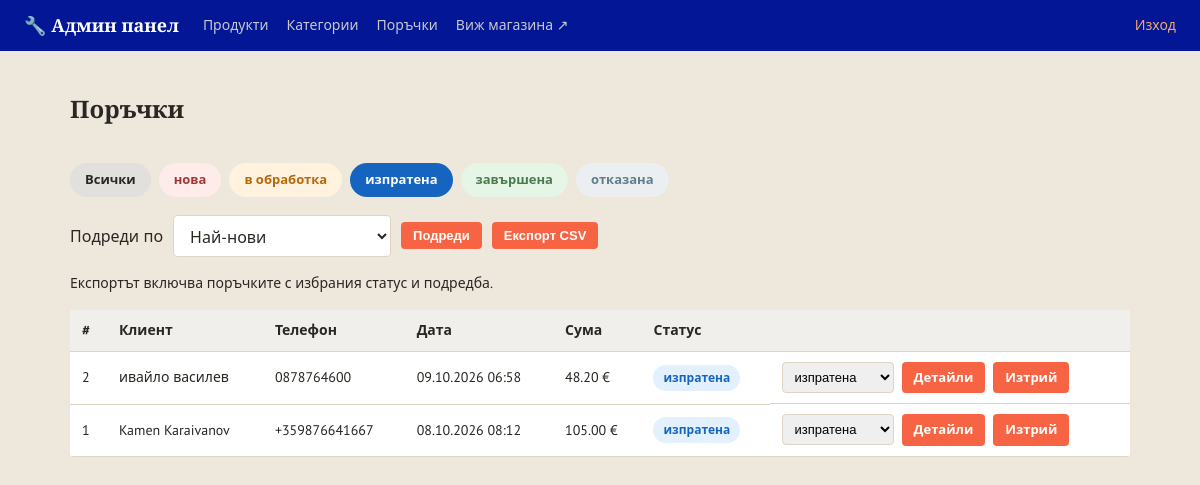
Screenshot of /admin/orders?status=изпратена&sort=newest (signed in) with the database file from the repository.
### models.py (models this page shows)
class Order(db.Model):
    __tablename__ = 'orders'
    STATUSES = ['нова', 'в обработка', 'изпратена', 'завършена', 'отказана']
    id = db.Column(db.Integer, primary_key=True)
    customer_name = db.Column(db.String(150), nullable=False)
    phone = db.Column(db.String(50), nullable=False)
    address = db.Column(db.String(300), nullable=False)
    email = db.Column(db.String(150), default='')
    total = db.Column(db.Float, nullable=False)
    status = db.Column(db.String(30), default='нова', nullable=False)
    created_at = db.Column(db.DateTime, default=datetime.utcnow)
    items = db.relationship('OrderItem', backref='order', lazy=True)

### app.py (the view)
@app.route('/admin/orders')
@admin_required
def admin_orders():
    orders, sort, status_filter = selected_orders()
    return render_template('admin/orders.html', orders=orders,
                           statuses=Order.STATUSES, status_filter=status_filter,
                           sort=sort, sort_options=ORDER_SORTS)

### app.py (called while the page is built)
@app.context_processor
def inject_whatsapp_number():
    return {'whatsapp_number': app.config['WHATSAPP_NUMBER'], 'asset_version': app.config['ASSET_VERSION']}

@app.context_processor
def inject_canonical_url():
    public_pages = {'index', 'category_view', 'product_view', 'contacts', 'returns_policy'}
    canonical_url = None
    if request.endpoint in public_pages and request.method in ('GET', 'HEAD'):
        canonical_url = app.config['CANONICAL_SITE_URL'] + url_for(
            request.endpoint, _external=False, **(request.view_args or {})
        )
    return {'canonical_url': canonical_url}

@app.before_request
def redirect_www_domain():
    if request.method in ('GET', 'HEAD') and request.host.partition(':')[0].lower() == 'www.e-jelezaria.bg':
        path = request.full_path.rstrip('?') if not request.query_string else request.full_path
        return redirect(app.config['CANONICAL_SITE_URL'] + path, code=301)

@app.context_processor
def inject_category_icons():
    return {'category_icons': CATEGORY_ICONS}

@app.context_processor
def inject_availability_info():
    return {'availability_labels': Product.AVAILABILITY_LABELS,
            'availability_badge_class': Product.AVAILABILITY_BADGE_CLASS,
            'availability_icons': Product.AVAILABILITY_ICONS}

def admin_required(view_func):
    @wraps(view_func)
    def wrapper(*args, **kwargs):
        if not session.get('is_admin'):
            flash('Моля, влезте в системата.', 'error')
            return redirect(url_for('admin_login', next=request.path))
        return view_func(*args, **kwargs)
    return wrapper

def selected_sort(options):
    value = request.args.get('sort', 'newest')
    return value if value in options else 'newest'

### templates/admin/orders.html (shortened to what this page needs)
{% extends 'admin/base.html' %}
{% block content %}
<div class="admin-header-row">
    <h1 class="page-title">Поръчки</h1>
</div>
<div class="status-filter">
    <a href="{{ url_for('admin_orders', sort=sort) }}" class="status-chip {% if not status_filter %}status-chip-active{% endif %}">Всички</a>
    {% for s in statuses %}
    <a href="{{ url_for('admin_orders', status=s, sort=sort) }}"
       class="status-chip status-{{ s | replace(' ', '-') }} {% if status_filter == s %}status-chip-active{% endif %}">{{ s }}</a>
    {% endfor %}
</div>
<form class="list-toolbar" method="get">
    {% include 'sort_select.html' %}
    <button type="submit" class="btn btn-small">Подреди</button>
    <button type="submit" class="btn btn-small" formaction="{{ url_for('admin_orders_export') }}">Експорт CSV</button>
</form>
<p class="export-note">Експортът включва поръчките с избрания статус и подредба.</p>
{% if orders %}
<table class="admin-table">
    <thead>
        <tr>
            <th>#</th>
            <th>Клиент</th>
            <th>Телефон</th>
            <th>Дата</th>
            <th>Сума</th>
            <th>Статус</th>
            <th></th>
        </tr>
    </thead>
    <tbody>
        {% for o in orders %}
        <tr>
            <td>{{ o.id }}</td>
            <td>{{ o.customer_name }}</td>
            <td>{{ o.phone }}</td>
            <td>{{ o.created_at.strftime('%d.%m.%Y %H:%M') }}</td>
            <td>{{ '%.2f'|format(o.total) }} €</td>
            <td>
                <span class="status-badge status-{{ o.status | replace(' ', '-') }}">{{ o.status }}</span>
            </td>
            <td class="admin-actions">
                <form action="{{ url_for('admin_order_status', order_id=o.id) }}" method="post" class="status-select-form">
                    <select name="status" onchange="this.form.submit()">
                        {% for s in statuses %}
                        <option value="{{ s }}" {% if s == o.status %}selected{% endif %}>{{ s }}</option>
                        {% endfor %}
                    </select>
                </form>
                <a href="{{ url_for('admin_order_detail', order_id=o.id) }}" class="btn btn-small">Детайли</a>
                <a href="{{ url_for('admin_order_delete', order_id=o.id) }}" class="btn btn-small btn-secondary">Изтрий</a>
            </td>
        </tr>
        {% endfor %}
    </tbody>
</table>
{% else %}
<p class="empty-msg">Няма поръчки{% if status_filter %} със статус "{{ status_filter }}"{% endif %}.</p>
{% endif %}
{% endblock %}

### static/css/style.css (style rules this page uses)
:root { --steel: #0623e8; --steel-dark: #031696; --accent: #f66444; --accent-dark: #bf4e35; --highlight: #d9a441; --bg: #ede7dc; --card-bg: #ffffff; --border: #ddd4c3; --text: #2a2622; --text-light: #766f62; --success: #4b7a51; --danger: #a23636; --radius: 4px; }
* { box-sizing: border-box; }
body { margin: 0; font-family: 'PT Sans', 'Segoe UI', Roboto, Arial, sans-serif; background: var(--bg); color: var(--text); line-height: 1.5; }
h1, h2, h3, .brand, .hero h1 { font-family: 'Bitter', Georgia, serif; }
a { color: inherit; text-decoration: none; }
.page-title { font-size: 24px; margin-bottom: 16px; }
.btn { display: inline-block; background: var(--accent); color: #fff; border: none; padding: 10px 18px; border-radius: var(--radius); font-weight: 600; cursor: pointer; font-size: 14px; }
.btn-small { padding: 6px 12px; font-size: 13px; }
.list-toolbar { display: flex; flex-wrap: wrap; align-items: center; gap: 10px; margin: 16px 0; }
.export-note { font-size: 14px; margin: 0 0 16px; }

### static/css/admin.css (style rules this page uses)
.admin-body { background: var(--bg); }
.admin-header-row { display: flex; align-items: center; justify-content: space-between; margin-bottom: 20px; }
.admin-table { width: 100%; border-collapse: collapse; background: var(--card-bg); border-radius: var(--radius); overflow: hidden; }
.admin-table th, .admin-table td { padding: 10px 12px; border-bottom: 1px solid var(--border); text-align: left; font-size: 14px; }
.admin-table th { background: #f0efec; }
.admin-actions { display: flex; gap: 8px; flex-wrap: wrap; align-items: center; }
.btn-secondary { background: #e2e0dc; color: var(--text); }
.status-filter { display: flex; flex-wrap: wrap; gap: 8px; margin-bottom: 18px; }
.status-chip { display: inline-block; padding: 6px 14px; border-radius: 20px; font-size: 13px; font-weight: 600; background: #e2e0dc; color: var(--text); border: 1px solid transparent; }
.status-chip-active { background: var(--steel); color: #fff; }
.status-badge { display: inline-block; padding: 4px 10px; border-radius: 20px; font-size: 12px; font-weight: 700; white-space: nowrap; }
.status-badge.status-нова, .status-chip.status-нова { background: #fdecea; color: var(--danger); }
.status-badge.status-в-обработка, .status-chip.status-в-обработка { background: #fff3e0; color: #b5680a; }
.status-badge.status-изпратена, .status-chip.status-изпратена { background: #e3f0fd; color: #1565c0; }
.status-badge.status-завършена, .status-chip.status-завършена { background: #e5f5e6; color: var(--success); }
.status-badge.status-отказана, .status-chip.status-отказана { background: #eceff1; color: #607d8b; }
.status-chip-active.status-изпратена { background: #1565c0; color: #fff; }
.status-select-form select { padding: 6px 8px; border: 1px solid var(--border); border-radius: var(--radius); font-size: 13px; }

### rows the page displays
Order: id "2", customer_name "ивайло василев", phone "0878764600", created_at "09.10.2026 06:58", total "48.20", status "изпратена"
Order: id "1", customer_name "Kamen Karaivanov", phone "+359876641667", created_at "08.10.2026 08:12", total "105.00", status "изпратена"

### other values shown
{{ s }} "нова" "в обработка" "изпратена" "завършена" "отказана"
form field sort "Най-нови"
